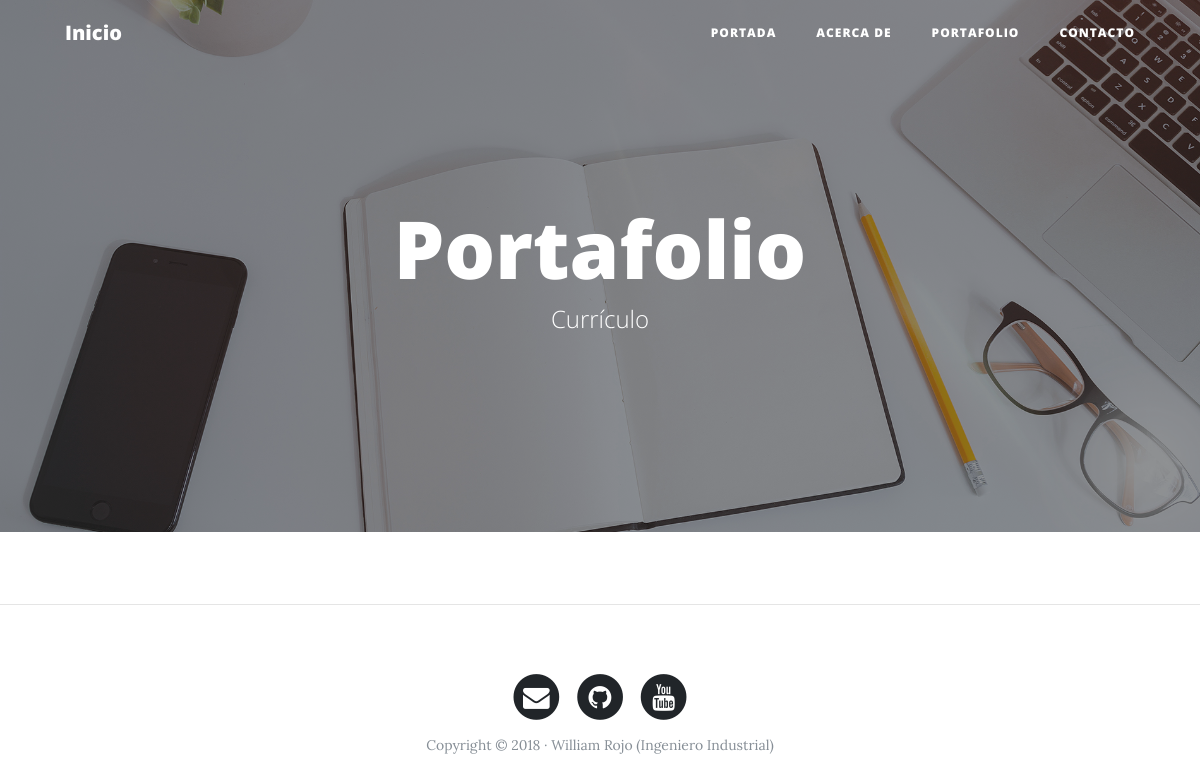
/portafolio/, run on an earlier commit of the app's database.
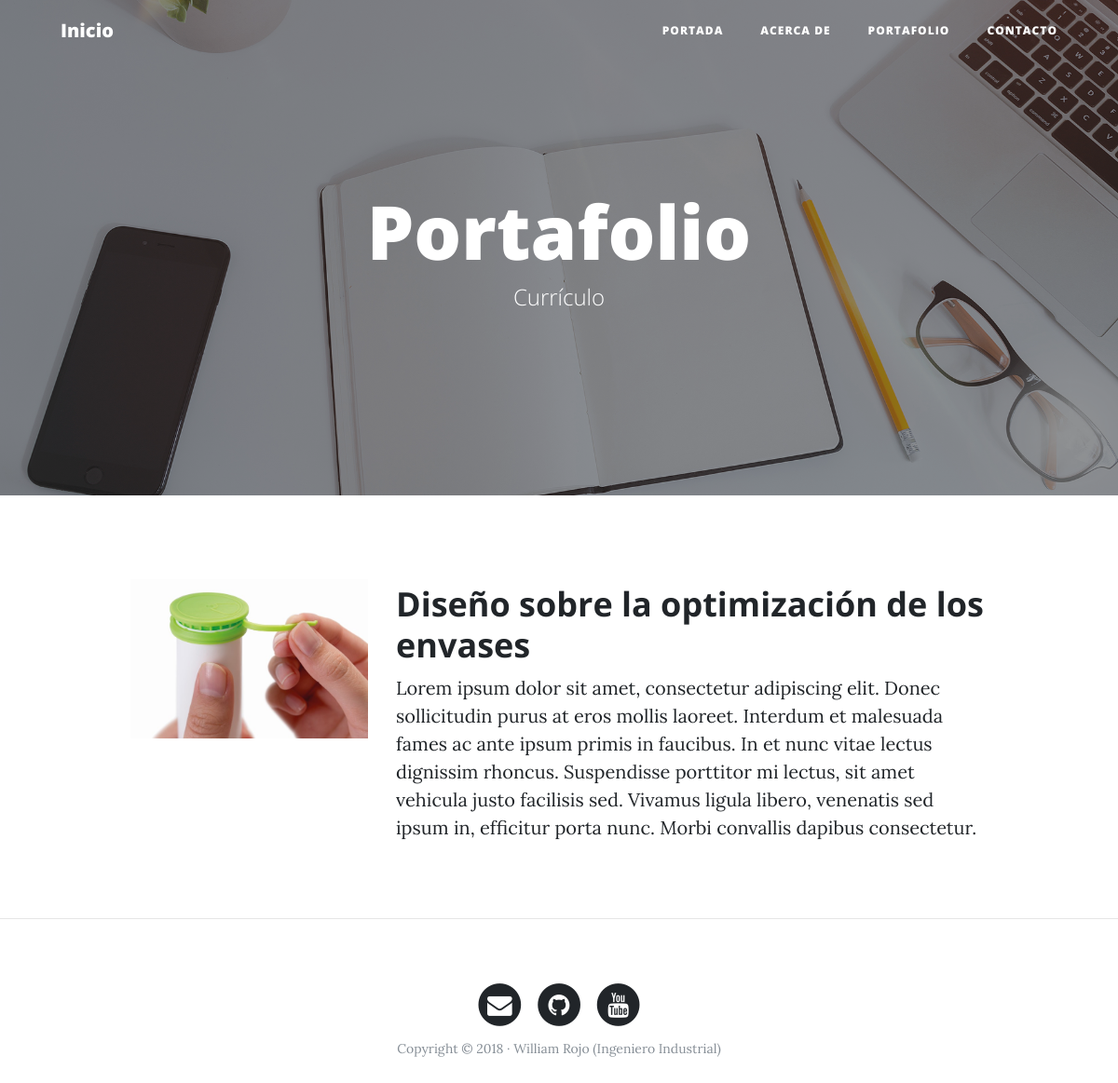
And on a later commit of the database.
### portfolio/models.py (models this page shows, shortened)
class Portfolio(models.Model):
    title = models.CharField(max_length=200, verbose_name="Título")
    description = models.TextField(verbose_name="Descripción")
    image = models.ImageField(verbose_name="Imagen", upload_to="Projects")
    created = models.DateTimeField(auto_now_add=True, verbose_name="Fecha de creación")
    updated = models.DateTimeField(auto_now=True, verbose_name="Fecha de actualización")
    information = models.URLField( max_length=200, null=True, blank=True, verbose_name="Información adicional")
    class Meta:
        verbose_name = "Proyecto"
        verbose_name_plural = "Proyectos"
        ordering = ['-created']

### portfolio/views.py (the view)
# urls.py: path('portafolio/', portfolio_views.portafolio, name='portafolio'),
def portafolio(request):
    projects = Portfolio.objects.all()
    return render(request, 'portfolio/portafolio.html', {'projects': projects})

### portfolio/templates/portfolio/portafolio.html (shortened to what this page needs)
{% extends 'core/base.html' %}
{% block background %}{% load static %}{% static 'core/img/portfolio-bg.jpg' %}{% endblock %}
{% block headers %}
<h1>Portafolio</h1>
<span class="subheading">Currículo</span>
{% endblock %}
{% block content %}
	{% for project in projects %}
	    <div class="row project">
	      	<div class="col-lg-3 col-md-4 offset-lg-1">
		        <img class="img-fluid" src="{{project.image.url}}" alt="">
	      	</div>
	        <div class="col-lg-7 col-md-8">
	      		<h2 class="section-heading title">{{project.title}}</h2>
	          <p>{{project.description}}</p>
	      	</div>
	      </div>
		  </div>
	{% endfor %}
{% endblock %}

### core/templates/core/base.html (shortened to what this page needs)
<!DOCTYPE html>
<html lang="es">
  <head>
    {% load static %}
    <link href="{% static 'core/vendor/bootstrap/css/bootstrap.min.css' %}" rel="stylesheet">
    <link href="{% static 'core/vendor/font-awesome/css/font-awesome.min.css' %}" rel="stylesheet" type="text/css">
    <link href="{% static 'core/css/clean-blog.min.css' %}" rel="stylesheet">
  </head>
  <body>
    <nav class="navbar navbar-expand-lg navbar-light fixed-top" id="mainNav">
      <div class="container">
        <a class="navbar-brand" href="{% url 'home' %}">Inicio</a>
        <div class="collapse navbar-collapse" id="navbarResponsive">
          <ul class="navbar-nav ml-auto">
            <li class="nav-item">
              <a class="nav-link" href="{% url 'home' %}">Portada</a>
            </li>
            <li class="nav-item">
              <a class="nav-link" href="{% url 'about' %}">Acerca de</a>
            </li>
            <li class="nav-item">
              <a class="nav-link" href="{% url 'portafolio' %}">Portafolio</a>
            </li>
            <li class="nav-item">
              <a class="nav-link" href="{% url 'contact' %}">Contacto</a>
            </li>
          </ul>
        </div>
      </div>
    </nav>
    <header class="masthead" style="background-image: url('{% block background %}{% endblock %}')">
      <div class="overlay"></div>
      <div class="container">
        <div class="row">
          <div class="col-lg-8 col-md-10 mx-auto">
            <div class="site-heading">
              {% block headers %}{% endblock %}
            </div>
          </div>
        </div>
      </div>
    </header>
    <div class="container">
        {% block content %}{% endblock %}
    </div>
    {% if request.path != "/"%}<hr> {% endif %}
    <footer>
      <div class="container">
        <div class="row">
          <div class="col-lg-8 col-md-10 mx-auto">
            <ul class="list-inline text-center">
              <li class="list-inline-item">
                <a href="#">
                  <span class="fa-stack fa-lg">
                    <i class="fa fa-circle fa-stack-2x"></i>
                    <i class="fa fa-envelope fa-stack-1x fa-inverse"></i>
                  </span>
                </a>
              </li>
              <li class="list-inline-item">
                <a href="#">
                  <span class="fa-stack fa-lg">
                    <i class="fa fa-circle fa-stack-2x"></i>
                    <i class="fa fa-github fa-stack-1x fa-inverse"></i>
                  </span>
                </a>
              </li>
              <li class="list-inline-item">
                <a href="#">
                  <span class="fa-stack fa-lg">
                    <i class="fa fa-circle fa-stack-2x"></i>
                    <i class="fa fa-youtube fa-stack-1x fa-inverse"></i>
                  </span>
                </a>
              </li>
            </ul>
            <p class="copyright text-muted">Copyright &copy; 2018 · William Rojo (Ingeniero Industrial) </p>
          </div>
        </div>
      </div>
    </footer>
  </body>
</html>

What changed in the data, as far as the page shows it:
added Portfolio: image (picture), title "Diseño sobre la optimización de los envases", description "Lorem ipsum dolor sit amet, consectetur adipiscing elit. Donec sollicitudin purus at eros mollis laoreet. Interdum et malesuada fames ac ante ipsum primis in faucibus. In et nunc vitae lectus dignissim rhoncus. Suspendisse porttitor mi lectus, sit amet vehicula justo facilisis sed. Vivamus ligula libero, venenatis sed ipsum in, efficitur porta nunc. Morbi convallis dapibus consectetur."
